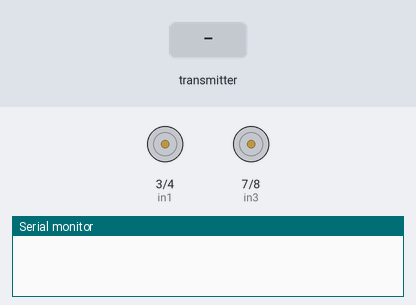
Bench run of a sketch on a simulated Arduino Uno, built with avr-gcc and run on an emulated ATmega328P. Shown: motor-driver pin pairs drawn as motors (green arrow = first pin HIGH = forward, orange = second pin HIGH = backward, longer = more drive, scaled by the enable pin), the last lines printed to the serial monitor. The test bench sets the inputs (shaded band). No radio packets arrive unless stated.

Above: at 1.2 s.
1.3 s: the transmitter starts sending j1PotY = 0
At 2.4 s:
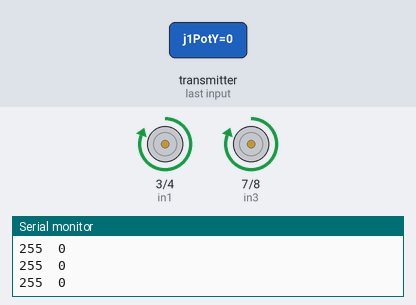
2.8 s: the transmitter starts sending j1PotX = 0
At 3.7 s:
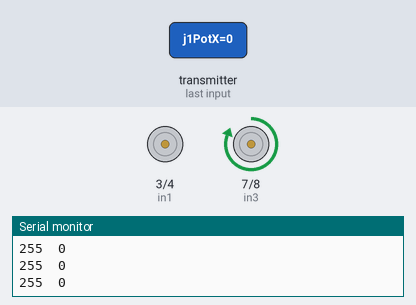
4.3 s: the transmitter starts sending j1PotX = 64
At 5.1 s:
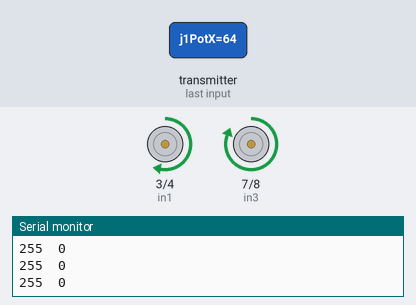
Timing chart, 0 to 7.3 s (numbered marks = the images above; inputs shaded):
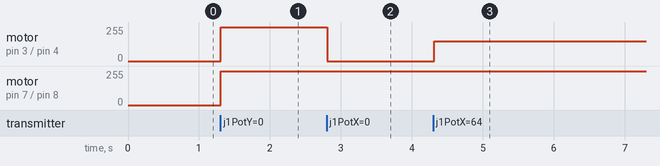

The sketch:

Receiver_side_-_Robot_Car.ino
```cpp
/*
   Arduino Robot Car Wireless Control - RC control using the NRF24L01 Transceiver module
   = Receiver code =
   by Dejan Nedelkovski, www.HowToMechatronics.com
   Library: TMRh20/RF24, https://github.com/tmrh20/RF24/
*/
#include <SPI.h>
#include <nRF24L01.h>
#include <RF24.h>
#define enA 5   // Note: Pin 9 in previous video ( pin 10 is used for the SPI communication of the NRF24L01)
#define in1 3
#define in2 4
#define enB 6   // Note:  Pin 10 in previous video
#define in3 7
#define in4 8
RF24 radio(9, 10);   // nRF24L01 (CE, CSN)
const byte address[6] = "00001";
unsigned long lastReceiveTime = 0;
unsigned long currentTime = 0;

// Max size of this struct is 32 bytes
struct Data_Package {
  byte j1PotX;
  byte j1PotY;
  byte j1Button;
  byte j2PotX;
  byte j2PotY;
  byte j2Button;
  byte pot1;
  byte pot2;
  byte tSwitch1;
  byte tSwitch2;
  byte button1;
  byte button2;
  byte button3;
  byte button4;
};

Data_Package data; //Create a variable with the above structure

int  xAxis, yAxis;
int motorSpeedA = 0;
int motorSpeedB = 0;
void setup() {
  pinMode(enA, OUTPUT);
  pinMode(enB, OUTPUT);
  pinMode(in1, OUTPUT);
  pinMode(in2, OUTPUT);
  pinMode(in3, OUTPUT);
  pinMode(in4, OUTPUT);
  Serial.begin(9600);
  radio.begin();
  radio.openReadingPipe(0, address);
  radio.setAutoAck(false);
  radio.setDataRate(RF24_250KBPS);
  radio.setPALevel(RF24_PA_LOW);
  radio.startListening(); //  Set the module as receiver
  resetData();
}
void loop() {
  // Check whether we keep receving data, or we have a connection between the two modules
  currentTime = millis();
  if ( currentTime - lastReceiveTime > 1000 ) { // If current time is more then 1 second since we have recived the last data, that means we have lost connection
    resetData(); // If connection is lost, reset the data. It prevents unwanted behavior, for example if a drone jas a throttle up, if we lose connection it can keep flying away if we dont reset the function
  }
  // Check whether there is data to be received
  if (radio.available()) {
    radio.read(&data, sizeof(Data_Package)); // Read the whole data and store it into the 'data' structure
    lastReceiveTime = millis(); // At this moment we have received the data
  }
  xAxis = data.j1PotX;
  yAxis = data.j1PotY;

  // Y-axis used for forward and backward control
  if (yAxis < 110) {
    // Set Motor A backward
    digitalWrite(in1, HIGH);
    digitalWrite(in2, LOW);
    // Set Motor B backward
    digitalWrite(in3, HIGH);
    digitalWrite(in4, LOW);
    // Convert the declining Y-axis readings for going backward from 110 to 0 into 0 to 255 value for the PWM signal for increasing the motor speed
    motorSpeedA = map(yAxis, 110, 0, 0, 255);
    motorSpeedB = map(yAxis, 110, 0, 0, 255);
    Serial.print(motorSpeedA);
    Serial.print("  ");
    Serial.println(yAxis);
  }
  else if (yAxis > 140) {
    // Set Motor A forward
    digitalWrite(in1, LOW);
    digitalWrite(in2, HIGH);
    // Set Motor B forward
    digitalWrite(in3, LOW);
    digitalWrite(in4, HIGH);
    // Convert the increasing Y-axis readings for going forward from 140 to 255 into 0 to 255 value for the PWM signal for increasing the motor speed
    motorSpeedA = map(yAxis, 140, 255, 0, 255);
    motorSpeedB = map(yAxis, 140, 255, 0, 255);
  }
  // If joystick stays in middle the motors are not moving
  else {
    motorSpeedA = 0;
    motorSpeedB = 0;
  }
  // X-axis used for left and right control
  if (xAxis < 110) {
    // Convert the declining X-axis readings from 140 to 255 into increasing 0 to 255 value
    int xMapped = map(xAxis, 110, 0, 0, 255);
    // Move to left - decrease left motor speed, increase right motor speed
    motorSpeedA = motorSpeedA - xMapped;
    motorSpeedB = motorSpeedB + xMapped;
    // Confine the range from 0 to 255
    if (motorSpeedA < 0) {
      motorSpeedA = 0;
    }
    if (motorSpeedB > 255) {
      motorSpeedB = 255;
    }
  }
  if (xAxis > 140) {
    // Convert the increasing X-axis readings from 110 to 0 into 0 to 255 value
    int xMapped = map(xAxis, 140, 255, 0, 255);
    // Move right - decrease right motor speed, increase left motor speed
    motorSpeedA = motorSpeedA + xMapped;
    motorSpeedB = motorSpeedB - xMapped;
    // Confine the range from 0 to 255
    if (motorSpeedA > 255) {
      motorSpeedA = 255;
    }
    if (motorSpeedB < 0) {
      motorSpeedB = 0;
    }
  }
  // Prevent buzzing at low speeds (Adjust according to your motors. My motors couldn't start moving if PWM value was below value of 70)
  if (motorSpeedA < 70) {
    motorSpeedA = 0;
  }
  if (motorSpeedB < 70) {
    motorSpeedB = 0;
  }
  analogWrite(enA, motorSpeedA); // Send PWM signal to motor A
  analogWrite(enB, motorSpeedB); // Send PWM signal to motor B
}
void resetData() {
  // Reset the values when there is no radio connection - Set initial default values
  data.j1PotX = 127;
  data.j1PotY = 127;
  data.j2PotX = 127;
  data.j2PotY = 127;
  data.j1Button = 1;
  data.j2Button = 1;
  data.pot1 = 1;
  data.pot2 = 1;
  data.tSwitch1 = 1;
  data.tSwitch2 = 1;
  data.button1 = 1;
  data.button2 = 1;
  data.button3 = 1;
  data.button4 = 1;
}
```

Measured:
- after the input at 1.3 s, motor on pin 3 (in1) / pin 4 (in2), motor on pin 7 (in3) / pin 8 (in4): stopped → forward 255/255 at once
- after the input at 2.8 s, motor on pin 3 (in1) / pin 4 (in2): forward 255/255 → stopped at once
- after the input at 4.3 s, motor on pin 3 (in1) / pin 4 (in2): stopped → forward 149/255 at once
